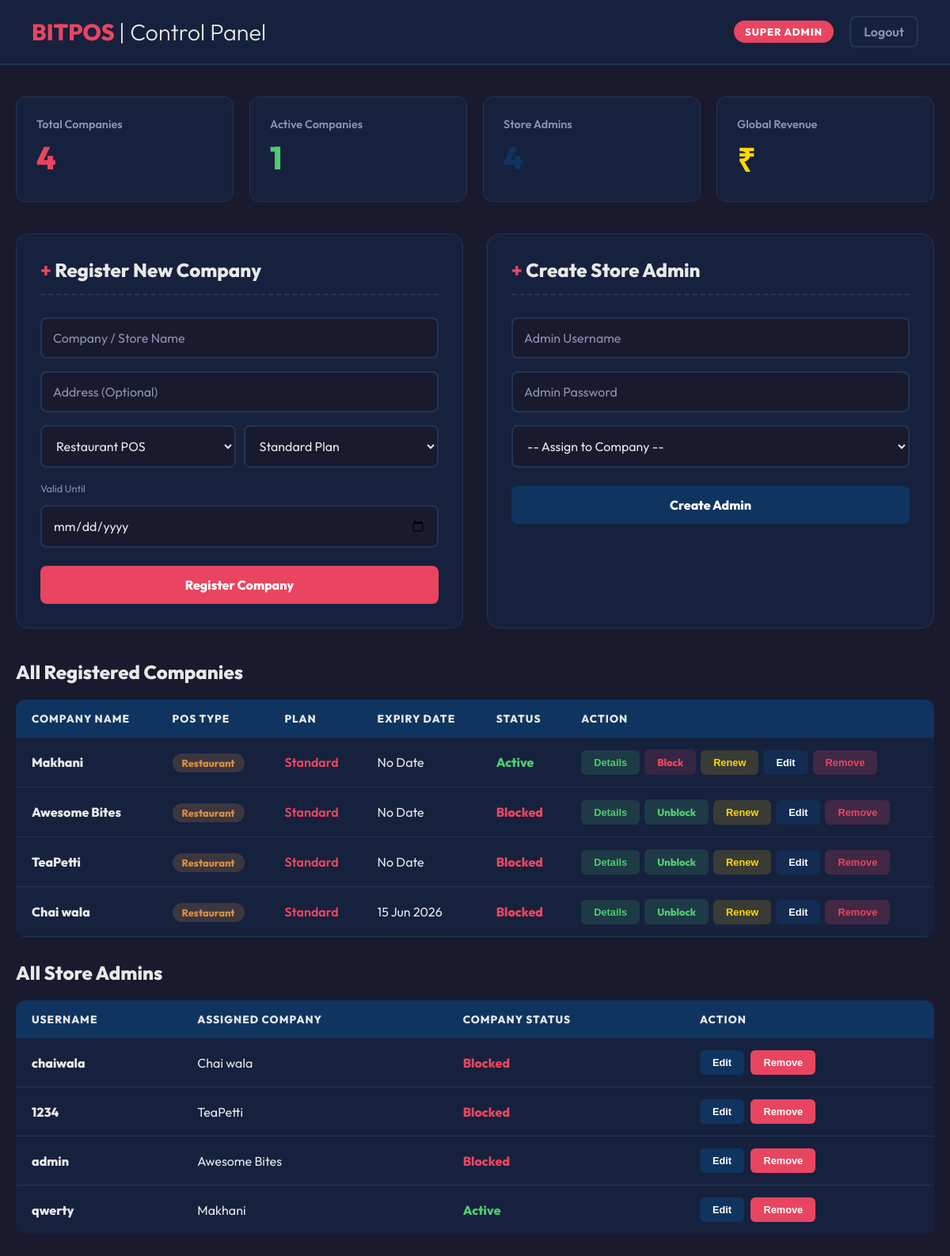
The page /super-admin/ (signed in) on the database its author committed.
### core/models.py (models this page shows, shortened)
class Company(models.Model):
    plan_name = models.CharField(max_length=50, default='Standard')
    valid_until = models.DateField(null=True, blank=True)
    name = models.CharField(max_length=200)
    address = models.TextField(blank=True)
    is_active = models.BooleanField(default=True)
    POS_CHOICES = (('restaurant', 'Restaurant'), ('retail', 'Retail'))
    pos_type = models.CharField(max_length=20, choices=POS_CHOICES, default='restaurant')
    created_at = models.DateTimeField(auto_now_add=True)

class UserProfile(models.Model):
    user = models.OneToOneField(User, on_delete=models.CASCADE, related_name='profile')
    company = models.ForeignKey(Company, on_delete=models.CASCADE, null=True, blank=True)
    ROLE_CHOICES = (
        ('admin', 'Store Admin'),
        ('cashier_restaurant', 'Restaurant Cashier'),
        ('cashier_retail', 'Retail Cashier'),
    )
    role = models.CharField(max_length=30, choices=ROLE_CHOICES, default='cashier_restaurant')

### core/views.py (the view)
# urls.py: path('super-admin/', views.super_admin_dashboard, name='super_admin_dashboard'),
@login_required(login_url='login_view')
def super_admin_dashboard(request):
    if not request.user.is_superuser:
        return HttpResponseForbidden("Access Denied: Super Admin only.")
    companies = Company.objects.all().order_by('-created_at')
    admins = UserProfile.objects.filter(role='admin').select_related('user', 'company')
    active_count = companies.filter(is_active=True).count()
    return render(request, 'core/super_admin.html', {
        'companies': companies,
        'admins': admins,
        'active_count': active_count,
    })

### core/templates/core/super_admin.html (shortened to what this page needs)
<!DOCTYPE html>
<html lang="en">
<head>
</head>
<body>
    <header>
        <div class="logo">BITPOS <span>| Control Panel</span></div>
        <div class="header-right">
            <div class="badge">SUPER ADMIN</div>
            <a href="/logout/" onclick="return confirm('Are you sure you want to logout?');" class="logout-btn">Logout</a>
        </div>
    </header>
    <div class="container">
        <div class="stats-row" style="grid-template-columns: repeat(4, 1fr);">
            <div class="stat-card">
                <div class="stat-label">Total Companies</div>
                <div class="stat-value">{{ companies|length }}</div>
            </div>
            <div class="stat-card">
                <div class="stat-label">Active Companies</div>
                <div class="stat-value" style="color: var(--success)">{{ active_count }}</div>
            </div>
            <div class="stat-card">
                <div class="stat-label">Store Admins</div>
                <div class="stat-value" style="color: var(--accent)">{{ admins|length }}</div>
            </div>
            <div class="stat-card">
                <div class="stat-label">Global Revenue</div>
                <div class="stat-value" style="color: #FFD700">&#8377;{{ global_revenue }}</div>
            </div>
        </div>
        <div class="grid-2">
            <div class="card">
                <h2><span class="icon">+</span> Register New Company</h2>
                <form method="POST" action="/super-admin/create-company/" id="registerCompanyForm">
                    <input type="text" id="company-name-input" name="name" placeholder="Company / Store Name" required autocomplete="off" oninput="checkDuplicateCompany(this)">
                    <input type="text" name="address" placeholder="Address (Optional)">
                    <div style="display: flex; gap: 10px;">
                        <select name="pos_type" style="flex: 1;">
                            <option value="restaurant">Restaurant POS</option>
                        </select>
                        <select name="plan_name" style="flex: 1;">
                            <option value="Standard" selected>Standard Plan</option>
                        </select>
                    </div>
                    <div style="margin-top: 10px;">
                        <label style="font-size: 0.8rem; color: var(--muted); display: block; margin-bottom: 5px;">Valid Until</label>
                        <input type="date" name="valid_until" min="{% now 'Y-m-d' %}" required>
                    </div>
                    <button type="submit" id="register-company-btn" class="btn btn-primary">Register Company</button>
                </form>
            </div>
            <div class="card">
                <h2><span class="icon">+</span> Create Store Admin</h2>
                <form method="POST" action="{% url 'super_admin_create_admin' %}">
                    <input type="text" name="username" placeholder="Admin Username" required>
                    <input type="password" name="password" placeholder="Admin Password" required>
                    <select name="company" required>
                        <option value="">-- Assign to Company --</option>
                    </select>
                    <button type="submit" class="btn btn-accent">Create Admin</button>
                </form>
            </div>
        </div>
        <div class="list-section">
            <h2>All Registered Companies</h2>
            <table>
                <tr>
                    <th>Company Name</th>
                    <th>POS Type</th>
                    <th>Plan</th>
                    <th>Expiry Date</th>
                    <th>Status</th>
                    <th>Action</th>
                </tr>
                {% for comp in companies %}
                <tr>
                    <td style="font-weight: 800">{{ comp.name }}</td>
                    <td>
                        <span class="type-badge {% if comp.pos_type == 'restaurant' %}type-restaurant{% else %}type-retail{% endif %}">
                            {{ comp.get_pos_type_display }}
                        </span>
                    </td>
                    <td style="font-weight: 600; color: var(--primary)">{{ comp.plan_name }}</td>
                    <td style="color: var(--text)">{{ comp.valid_until|date:"d M Y"|default:"No Date" }}</td>
                    <td>
                        {% if comp.is_active %}
                        <span class="status-active">Active</span>
                        {% else %}
                        <span class="status-blocked">Blocked</span>
                        {% endif %}
                    </td>
                    <td>
                        <div style="display: flex; gap: 6px; align-items: center; flex-wrap: wrap;">
                            <button
                                onclick="viewCompanyDetails(this)"
                                data-name="{{ comp.name|escapejs }}"
                                data-address="{{ comp.address|escapejs }}"
                                data-pos="{{ comp.get_pos_type_display }}"
                                data-plan="{{ comp.plan_name }}"
                                data-valid="{{ comp.valid_until|date:'d M Y'|default:'No Date' }}"
                                data-status="{% if comp.is_active %}Active{% else %}Blocked{% endif %}"
                                data-created="{{ comp.created_at|date:'d M Y' }}"
                                class="toggle-btn" style="background: rgba(78,203,113,0.15); color:#4ECB71;">Details</button>
                            <a href="/super-admin/toggle-company/{{ comp.id }}/" class="toggle-btn {% if comp.is_active %}toggle-block{% else %}toggle-unblock{% endif %}" onclick="return confirm('Change status for this company?');">
                                {% if comp.is_active %}Block{% else %}Unblock{% endif %}
                            </a>
                            <button onclick="toggleRenew('{{ comp.id }}')" class="toggle-btn" style="background:rgba(255,215,0,0.15); color:#FFD700;">Renew</button>
                            <button onclick="openEditCompanyModal('{{ comp.id }}', '{{ comp.name|escapejs }}', '{{ comp.address|escapejs }}', '{{ comp.pos_type }}', '{{ comp.plan_name }}', '{{ comp.valid_until|date:'Y-m-d'|default:'' }}')" class="toggle-btn" style="background:rgba(15,52,96,0.6); color:white;">Edit</button>
                            <form method="POST" action="{% url 'super_admin_delete_company' comp.id %}" style="display:inline;" onsubmit="return confirm('Are you sure you want to permanently remove this company and ALL its data?');">
                                <button type="submit" class="toggle-btn" style="background:rgba(233,69,96,0.2); color:var(--danger);">Remove</button>
                            </form>
                        </div>
                    </td>
                </tr>
                {% empty %}
                <tr><td colspan="5" style="text-align:center; color: var(--muted); padding: 30px;">No companies registered yet</td></tr>
                {% endfor %}
            </table>
        </div>
        <div class="list-section" style="margin-top: 30px;">
            <h2>All Store Admins</h2>
            <table>
                <tr>
                    <th>Username</th>
                    <th>Assigned Company</th>
                    <th>Company Status</th>
                    <th>Action</th>
                </tr>
                {% for profile in admins %}
                <tr>
                    <td style="font-weight: 800">{{ profile.user.username }}</td>
                    <td>{{ profile.company.name|default:"Unassigned" }}</td>
                    <td>
                        {% if profile.company.is_active %}
                        <span class="status-active">Active</span>
                        {% else %}
                        <span class="status-blocked">Blocked</span>
                        {% endif %}
                    </td>
                    <td>
                        <button onclick="openEditAdminModal('{{ profile.user.id }}', '{{ profile.user.username }}', '{{ profile.company.id }}')" class="toggle-btn" style="background:var(--accent); color:white; margin-right:5px;">Edit</button>
                        <form method="POST" action="{% url 'super_admin_create_admin' %}" style="display:inline;" onsubmit="return confirm('Are you sure you want to remove this admin?');">
                            <button type="submit" class="toggle-btn" style="background:var(--danger); color:white;">Remove</button>
                        </form>
                    </td>
                </tr>
                {% empty %}
                <tr><td colspan="4" style="text-align:center; color: var(--muted); padding: 30px;">No store admins created yet</td></tr>
                {% endfor %}
            </table>
        </div>
    </div>
</body>
</html>

### core/templates/core/super_admin.html (style rules this page uses)
:root { --bg: #1A1A2E; --card: #16213E; --primary: #E94560; --accent: #0F3460; --text: #E8E8E8; --muted: #8892B0; --success: #4ECB71; --danger: #E94560; --border: #233554; }
* { margin: 0; padding: 0; box-sizing: border-box; }
body { font-family: 'Outfit', sans-serif; background: var(--bg); color: var(--text); min-height: 100vh; }
header { background: var(--card); padding: 20px 40px; display: flex; justify-content: space-between; align-items: center; border-bottom: 2px solid var(--border); }
.logo { font-size: 1.8rem; font-weight: 800; color: var(--primary); }
.logo span { color: var(--text); font-weight: 300; }
.header-right { display: flex; align-items: center; gap: 20px; }
.badge { background: var(--primary); color: white; padding: 6px 14px; border-radius: 20px; font-weight: 800; font-size: 0.8rem; letter-spacing: 1px; }
.logout-btn { color: var(--muted); text-decoration: none; font-weight: 600; padding: 8px 16px; border: 2px solid var(--border); border-radius: 8px; transition: 0.2s; }
.container { max-width: 1200px; margin: 40px auto; padding: 0 20px; }
.stats-row { display: grid; grid-template-columns: repeat(3, 1fr); gap: 20px; margin-bottom: 40px; }
.stat-card { background: var(--card); border-radius: 12px; padding: 25px; border: 1px solid var(--border); }
.stat-label { color: var(--muted); font-weight: 600; font-size: 0.9rem; margin-bottom: 8px; }
.stat-value { font-size: 2.5rem; font-weight: 800; color: var(--primary); }
.grid-2 { display: grid; grid-template-columns: 1fr 1fr; gap: 30px; margin-bottom: 40px; }
.card { background: var(--card); border-radius: 16px; padding: 30px; border: 1px solid var(--border); }
.card h2 { color: var(--text); font-weight: 800; margin-bottom: 20px; padding-bottom: 15px; border-bottom: 2px dashed var(--border); }
.card h2 .icon { color: var(--primary); }
input, select { width: 100%; padding: 14px; margin: 8px 0; border-radius: 8px; border: 2px solid var(--border); background: var(--bg); color: var(--text); font-family: 'Outfit', sans-serif; font-size: 1rem; }
input::placeholder { color: var(--muted); }
.btn { width: 100%; padding: 14px; margin-top: 15px; border: none; border-radius: 8px; font-family: 'Outfit', sans-serif; font-weight: 800; font-size: 1rem; cursor: pointer; transition: 0.2s; }
.btn-primary { background: var(--primary); color: white; }
.btn-accent { background: var(--accent); color: white; }
.list-section { margin-top: 40px; }
.list-section h2 { color: var(--text); font-weight: 800; margin-bottom: 20px; }
table { width: 100%; border-collapse: collapse; background: var(--card); border-radius: 12px; overflow: hidden; }
th { background: var(--accent); color: var(--text); text-align: left; padding: 15px 20px; font-weight: 800; font-size: 0.85rem; letter-spacing: 1px; text-transform: uppercase; }
td { padding: 15px 20px; border-bottom: 1px solid var(--border); color: var(--text); }
tr:last-child td { border-bottom: none; }
.status-active { color: var(--success); font-weight: 800; }
.status-blocked { color: var(--danger); font-weight: 800; }
.toggle-btn { padding: 8px 16px; border-radius: 6px; border: none; font-weight: 800; font-size: 0.8rem; cursor: pointer; transition: 0.2s; text-decoration: none; }
.toggle-block { background: rgba(233,69,96,0.15); color: var(--danger); }
.toggle-unblock { background: rgba(78,203,113,0.15); color: var(--success); }
.type-badge { padding: 4px 12px; border-radius: 20px; font-size: 0.8rem; font-weight: 800; }
.type-restaurant { background: rgba(211,140,68,0.2); color: #D38C44; }

### rows shown on the page
Company: name "Makhani", pos_type "Restaurant", plan_name "Standard", valid_until "No Date", is_active "Active"
Company: name "Awesome Bites", pos_type "Restaurant", plan_name "Standard", valid_until "No Date", is_active "Blocked"
Company: name "TeaPetti", pos_type "Restaurant", plan_name "Standard", valid_until "No Date", is_active "Blocked"
Company: name "Chai wala", pos_type "Restaurant", plan_name "Standard", valid_until "15 Jun 2026", is_active "Blocked"
UserProfile: user.username "chaiwala", company.name "Chai wala", shows "Blocked"
UserProfile: user.username "1234", company.name "TeaPetti", shows "Blocked"
UserProfile: user.username "admin", company.name "Awesome Bites", shows "Blocked"
UserProfile: user.username "qwerty", company.name "Makhani", shows "Active"

### other values the page prints
{{ companies|length }} "4"
{{ active_count }} "1"
